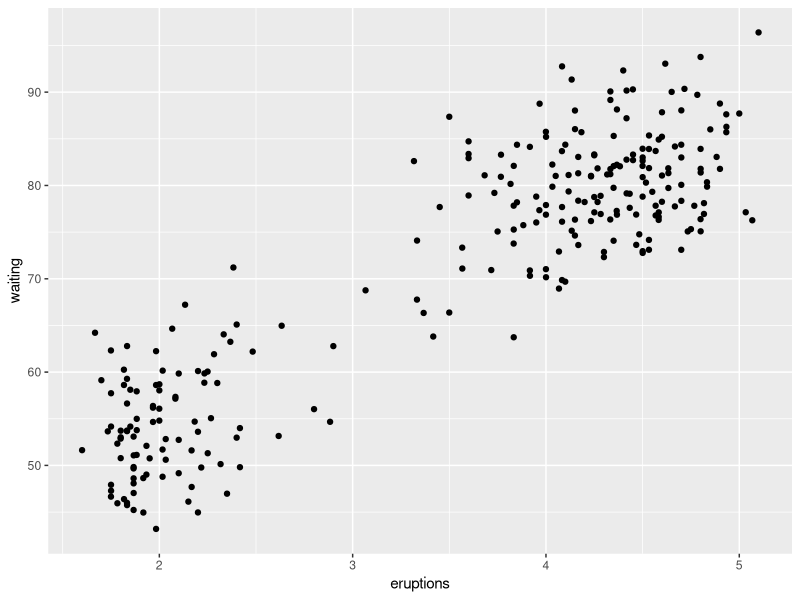

Recreate this plot in R.
##################################
## Author: Beltrán Aller López
## Date: 19/10/2019
## Title: apartado5
##################################

library(ggplot2)
data("faithful")

ggplot(faithful, aes(x = eruptions, y = waiting)) + 
  geom_jitter(position = 'jitter')  
  
